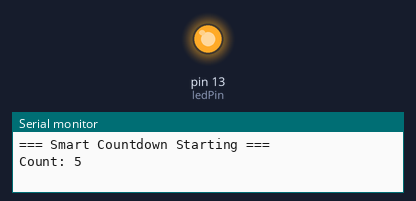
Recording of a sketch running on a simulated Arduino Uno, built with avr-gcc and run on an emulated ATmega328P. Parts: output pins drawn as LEDs (lit = HIGH), the last lines printed to the serial monitor.

Above: at 0.1 s.
At 16.6 s:
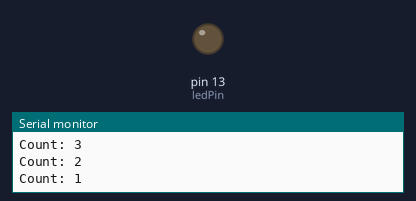
Timing chart, 0 to 18.1 s (numbered marks = the images above):
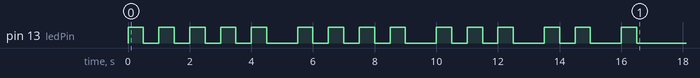

The sketch:

Assignment1_MorteyAkpene.ino
```cpp
int ledPin = 13;
int startValue = 5;

void flashLED(int times){
  for(int i = 0; i < times; i++){
    digitalWrite(ledPin, HIGH);
    delay(500);
    digitalWrite(ledPin, LOW);
    delay(500);
  }
}


void setup() {
  pinMode(ledPin, OUTPUT);
  Serial.begin(9600);

  Serial.println("=== Smart Countdown Starting ===");

  int count = startValue;
  while(count > 0){
    Serial.print("Count: ");
    Serial.println(count);

    flashLED(count);

    delay(500);
    count = count - 1;
  }

  Serial.println("=== Countdown Complete ===");

}

void loop() {
  // put your main code here, to run repeatedly:

}
```
